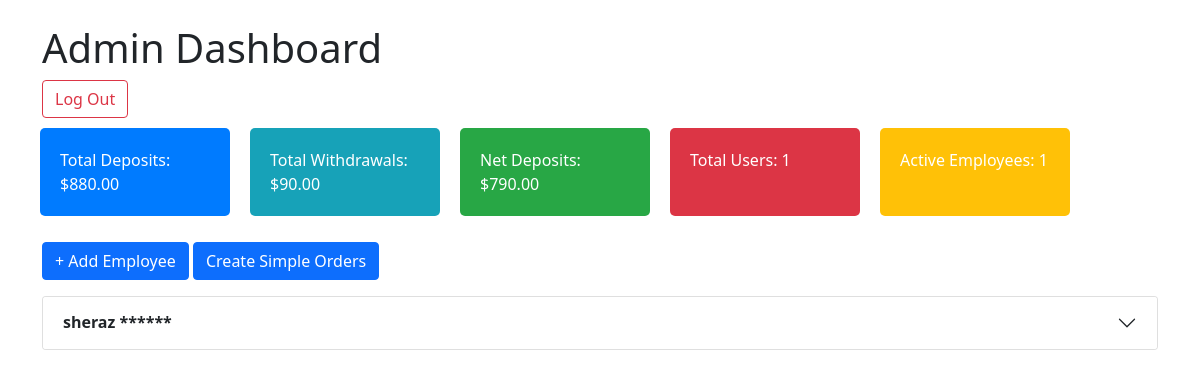
The page /Admin-Dashboard/ (signed in) on the database as committed earlier.
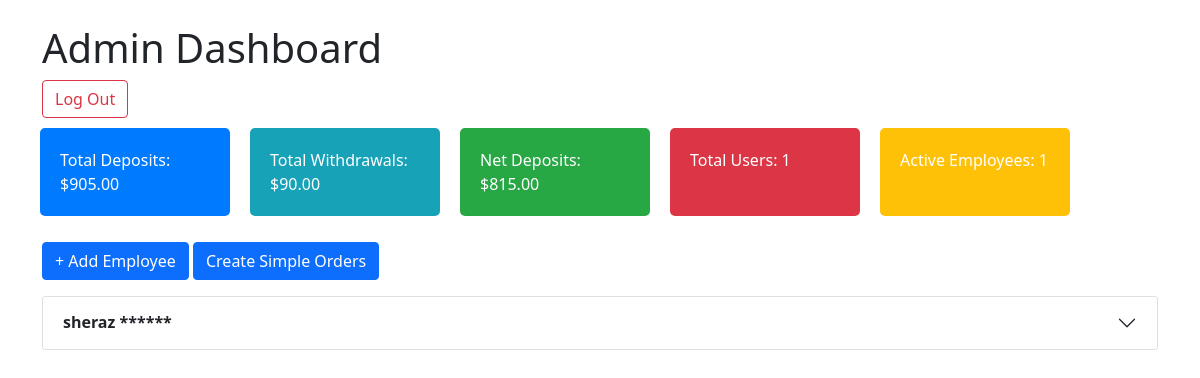
The same page on the database as committed later.
### accounts/models.py (models this page shows, shortened)
class User(AbstractUser):
    is_admin = models.BooleanField(default=False)
    is_employee = models.BooleanField(default=False)
    is_customer = models.BooleanField(default=False)
    invitation_code = models.CharField(max_length=100, blank=True,null=True, editable=False)

### adminControl/models.py (models this page shows, shortened)
class AdminDeposit(BaseModel):
    admin = models.OneToOneField(settings.AUTH_USER_MODEL, on_delete=models.CASCADE, related_name="admin")
    total_deposit = models.DecimalField(max_digits=10, decimal_places=2, default=0.00)
    net_deposit = models.DecimalField(max_digits=10, decimal_places=2, default=0.00)
    total_withdrawal=models.DecimalField(max_digits=10,decimal_places=2,default=0.00)
    last_updated = models.DateTimeField(auto_now=True)

### accounts/views.py (the view, shortened to what this page needs)
# urls.py: path('Admin-Dashboard/',Admin_dasboard,name='Admin_dashboard'),
@login_required
@require_http_methods(["GET", "POST"])
def Admin_dasboard(request):
    Emp=User.objects.filter(is_employee=True)
    total_emplyee=Emp.count()
    Cus = User.objects.filter(is_customer=True)
    total_customer = Cus.count()
    employees = User.objects.filter(is_employee=True)
    employees_data = []
    for employee in employees:
        invited_customers = User.objects.filter(invitation_code=employee.invitation_code, is_customer=True)
        plain_password = request.session.pop(f'employee_password_{employee.id}', '******')
        employees_data.append({
            'employee': employee,
            'plain_password': plain_password,
            'invited_customers': invited_customers,
        })
    context={"Total_Employees":total_emplyee,"Total_Customer":total_customer,
             'employees_data': employees_data}
    return render(request, 'home/Admin_dashboard.html',context)

### home/models.py (called while the page is built)
    @property
    def net_deposit(self):
        return self.total_deposit - self.total_withdrawal

### templates/home/Admin_dashboard.html (shortened to what this page needs)
<!DOCTYPE html>
<html lang="en">
<head>
    <link href="https://cdn.jsdelivr.net/npm/bootstrap@5.1.3/dist/css/bootstrap.min.css" rel="stylesheet">
</head>
<body>
    <div class="container mt-4">
        <h1>Admin Dashboard</h1>
        <button class="btn btn-outline-danger log-out-button" type="button" id="logoutButton">
            <a href="{% url 'logout' %}" style="text-decoration: none; color: inherit;">Log Out</a>
        </button>
        <div class="row">
            <div class="col-md-2 info-box bg-total">Total Deposits: $<span id="totalDeposits">{{ request.user.admin.total_deposit }}</span></div>
            <div class="col-md-2 info-box bg-withdraw">Total Withdrawals: $<span id="totalWithdrawals">{{ request.user.admin.total_withdrawal }}</span></div>
            <div class="col-md-2 info-box bg-net">Net Deposits: $<span id="netDeposits">{{ request.user.admin.net_deposit }}</span></div>
            <div class="col-md-2 info-box bg-users">Total Users: <span id="totalUsers">{{ Total_Customer }}</span></div>
            <div class="col-md-2 info-box bg-active">Active Employees: <span id="activeEmployees">{{ Total_Employees }}</span></div>
        </div>
        <button class="btn btn-primary my-3" data-bs-toggle="modal" data-bs-target="#addEmployeeModal">
            + Add Employee
        </button>
        <a class="btn btn-primary my-3" href="{% url 'list_and_create_orders' %}">Create Simple Orders</a>
        <div class="accordion" id="employeesAccordion">
            {% for data in employees_data %}
                <div class="accordion-item">
                    <h2 class="accordion-header" id="heading{{ forloop.counter }}">
                        <button class="accordion-button collapsed" type="button" data-bs-toggle="collapse" data-bs-target="#collapse{{ forloop.counter }}" aria-expanded="false" aria-controls="collapse{{ forloop.counter }}">
                           <strong> {{ data.employee.username }} {{ data.plain_password }}</strong>
                        </button>
                    </h2>
                </div>
            {% endfor %}
        </div>
    </div>
</body>
</html>

Rows that differ between the two databases and show on the page:
changed through a linked row, User (number 1 of 2 on the later page): user.admin.total_deposit "880.00" → "905.00"; user.admin.net_deposit "790.00" → "815.00"
